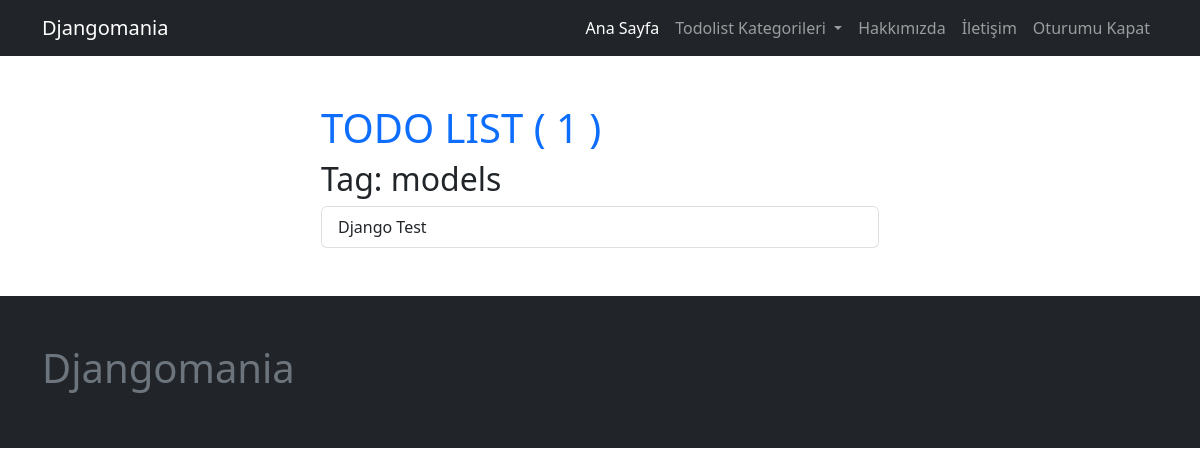
The app's page /todo/tag/models/ (signed in) with its own data.
### page/models.py (models this page shows, shortened)
class Page(models.Model):
    user = models.ForeignKey(User, on_delete=models.CASCADE)
    title = models.CharField(max_length=200)
    slug = AutoSlugField(populate_from="title", unique=True)
    cover_image = models.ImageField(upload_to="page")
    content = tinymce_models.HTMLField(blank=True, null=True)
    is_active = models.BooleanField(default=False)
    created_at = models.DateTimeField(auto_now_add=True)
    updated_at = models.DateTimeField(auto_now=True)
    def get_absolute_url(self):
        return reverse(
            "page:page_view",
            kwargs={
                "page_slug": self.slug,
            },
        )

### todo/models.py (models this page shows, shortened)
class TodoTag(models.Model):
    title = models.CharField(max_length=200)
    slug = AutoSlugField(
        populate_from="title",
        unique=True,
    )
    is_active = models.BooleanField(default=False)
    created_at = models.DateTimeField(auto_now_add=True)
    updated_at = models.DateTimeField(auto_now=True)
    def __str__(self):
        return self.title

class Todo(models.Model):
    user = models.ForeignKey(User, on_delete=models.CASCADE)
    tag = models.ManyToManyField(TodoTag)
    category = models.ForeignKey(TodoCategory, on_delete=models.SET_NULL, null=True)
    title = models.CharField(max_length=200)
    content = models.TextField(blank=True, null=True)
    is_active = models.BooleanField(default=False)
    created_at = models.DateTimeField(auto_now_add=True)
    updated_at = models.DateTimeField(auto_now=True)
    def get_absolute_url(self):
        return reverse(
            "todo:todo_detail_view",
            kwargs={
                "category_slug": self.category.slug,
                "id": self.pk,
            },
        )

### todo/views.py (the view)
# urls.py: path("tag/<slug:tag_slug>/", tag_view, name="tag_view"),
@login_required(login_url="/admin/login/")
def tag_view(request, tag_slug):
    tag = get_object_or_404(TodoTag, slug=tag_slug)
    context = dict(
        tag=tag,
        todos=tag.todo_set.filter(user=request.user),
    )
    return render(request, "todo/todo_list.html", context)

### config/global_context_processors.py (called while the page is built)
def global_todo_categories_context(request):
    return dict(
        global_todo_categories=TodoCategory.objects.filter(is_active=True),
    )

def global_page_context(request):
    return dict(global_pages=Page.objects.filter(is_active=True))

### todo/models.py (called while the page is built)
    def get_absolute_url(self):
        return reverse("todo:category_view", kwargs={"category_slug": self.slug})

### todo/templates/todo/todo_list.html (shortened to what this page needs)
{% extends 'core/base.html' %}
{% block container %}
<div class="col-sm-6 offset-sm-3">
    <h1 class="text-primary">TODO LIST ( {{todos.count}} )</h1>
    {% if category %}
    <h2>Kategori: {{ category }}</h2>
    {% elif tag %}
    <h2>Tag: {{ tag }}</h2>
    {% endif %}
    <div class="list-group">
        {% for todo in todos %}
        <a href="{{ todo.get_absolute_url }}" class="list-group-item list-group-item-action">{{ todo.title }}</a>
        {% endfor %}
    </div>
</div>
{% endblock container %}

### templates/core/navbar.html (shortened to what this page needs)
<nav class="navbar navbar-expand-lg bg-dark navbar-dark">
    <div class="container">
        <a class="navbar-brand" href="/">Djangomania</a>
        <div class="collapse navbar-collapse" id="navbarNavAltMarkup">
            <ul class="navbar-nav ms-auto">
                <li class="nav-item">
                    <a class="nav-link active" aria-current="page" href="/">Ana Sayfa</a>
                </li>
                <li class="nav-item dropdown">
                    <a class="nav-link dropdown-toggle" href="#" role="button" data-bs-toggle="dropdown"
                        aria-expanded="false">
                        Todolist Kategorileri
                    </a>
                </li>
                {% for page in global_pages %}
                <li class="nav-item">
                    <a class="nav-link" aria-current="page" href="{{ page.get_absolute_url }}">{{ page.title }}</a>
                </li>
                {% endfor %}
                {% if request.user.is_authenticated %}
                <li class="nav-item">
                    <a class="nav-link" aria-current="page" href="{% url 'logout_view' %}">Oturumu Kapat</a>
                </li>
                {% endif %}
            </ul>
        </div>
    </div>
</nav>

### records on screen
Page: title "Hakkımızda"
Page: title "İletişim"
TodoTag: title "models"
Todo: title "Django Test"

### other values on screen
{{ todos.count }} "1"
